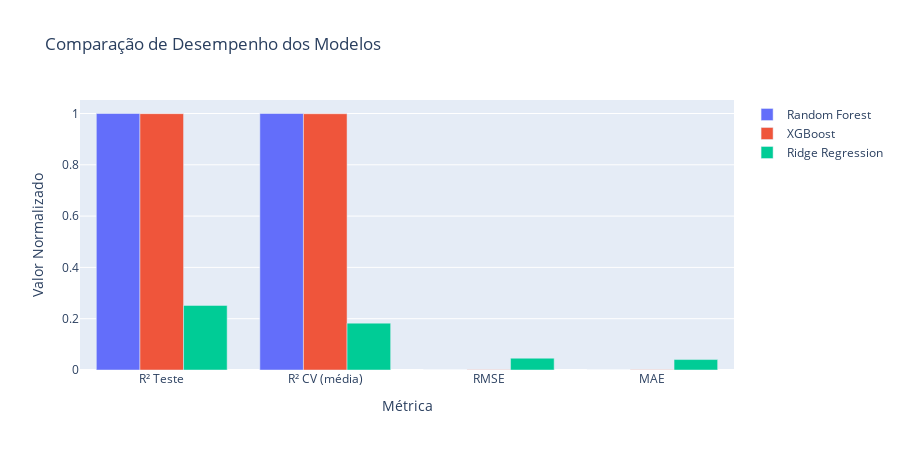

Write notebook code for a chart like this one.
### Markdown cell above
## 6. Comparação de Desempenho dos Modelos

### Code cell
# Tabela comparativa
comparacao_modelos = pd.DataFrame({
    'Modelo': ['Random Forest', 'XGBoost', 'Ridge Regression'],
    'R² Teste': [r2_test_rf, r2_test_xgb, r2_test_ridge],
    'R² CV (média)': [cv_scores_rf.mean(), cv_scores_xgb.mean(), cv_scores_ridge.mean()],
    'R² CV (std)': [cv_scores_rf.std(), cv_scores_xgb.std(), cv_scores_ridge.std()],
    'RMSE': [rmse_test_rf, rmse_test_xgb, rmse_test_ridge],
    'MAE': [mae_test_rf, mae_test_xgb, mae_test_ridge]
})

print("\n", comparacao_modelos.to_string(index=False))

# Visualização da comparação
fig_compare = go.Figure()

metricas = ['R² Teste', 'R² CV (média)', 'RMSE', 'MAE']
for i, modelo in enumerate(comparacao_modelos['Modelo']):
    valores = [
        comparacao_modelos.loc[i, 'R² Teste'],
        comparacao_modelos.loc[i, 'R² CV (média)'],
        comparacao_modelos.loc[i, 'RMSE'] / 0.3,  # Normalizar escala
        comparacao_modelos.loc[i, 'MAE'] / 0.3
    ]
    fig_compare.add_trace(go.Bar(
        name=modelo,
        x=metricas,
        y=valores
    ))

fig_compare.update_layout(
    title='Comparação de Desempenho dos Modelos',
    xaxis_title='Métrica',
    yaxis_title='Valor Normalizado',
    barmode='group',
    height=450
)
fig_compare.show()

### Figure 1 — Plotly figure (JSON) as saved in the notebook; plotly's stock layout.template omitted (floating-point values rounded to 4 significant figures)
{"data": [{"name": "Random Forest", "type": "bar", "x": ["R² Teste", "R² CV (média)", "RMSE", "MAE"], "y": [1, 1, 8.524e-15, 6.765e-15]}, {"name": "XGBoost", "type": "bar", "x": ["R² Teste", "R² CV (média)", "RMSE", "MAE"], "y": [0.9994, 0.9991, 0.001325, 0.000828]}, {"name": "Ridge Regression", "type": "bar", "x": ["R² Teste", "R² CV (média)", "RMSE", "MAE"], "y": [0.2518, 0.1827, 0.04605, 0.04079]}], "layout": {"barmode": "group", "height": 450, "title": {"text": "Comparação de Desempenho dos Modelos"}, "xaxis": {"title": {"text": "Métrica"}}, "yaxis": {"title": {"text": "Valor Normalizado"}}}}
